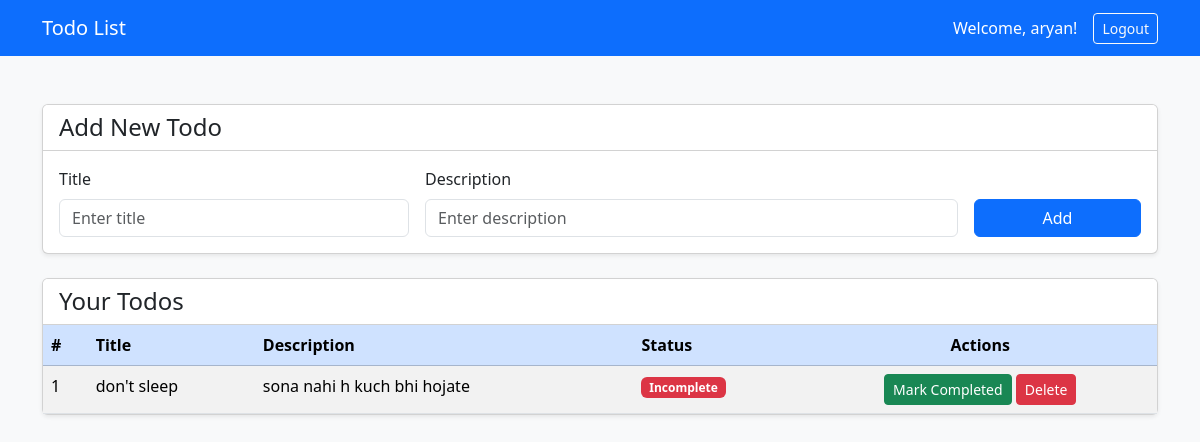
The app's page / (signed in), older data.
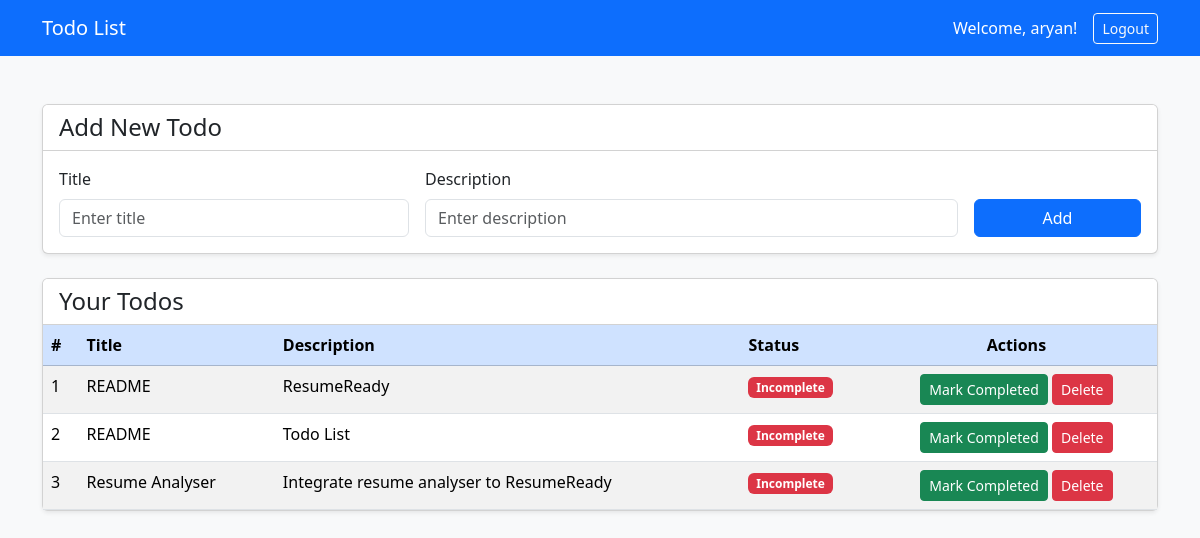
The same page, newer data.
### todo/models.py (models this page shows)
class Todo(models.Model):
    user = models.ForeignKey(User, on_delete=models.CASCADE)
    title = models.CharField(max_length=250)
    description = models.TextField()
    progress = models.BooleanField(default=False)

### todo/views.py (the view)
# urls.py: path('', views.todo_list, name='todo_list'),
@login_required
def todo_list(request):
    todos = Todo.objects.filter(user=request.user)
    return render(request, 'todo/index.html', {'todos': todos})

### todo/templates/todo/index.html (shortened to what this page needs)
<!DOCTYPE html>
<html lang="en">
<head>
    <link href="https://cdn.jsdelivr.net/npm/bootstrap@5.3.2/dist/css/bootstrap.min.css" rel="stylesheet">
</head>
<body class="bg-light">
    <nav class="navbar navbar-expand-lg navbar-dark bg-primary">
        <div class="container">
            <span class="navbar-brand">Todo List</span>
            <div class="d-flex align-items-center text-white">
                <span class="me-3">Welcome, {{ request.user.username }}!</span>
                <a href="{% url 'logout' %}" class="btn btn-outline-light btn-sm">Logout</a>
            </div>
        </div>
    </nav>
    <div class="container mt-5">
        <div class="card shadow-sm mb-4">
            <div class="card-header bg-white">
                <h4 class="mb-0">Add New Todo</h4>
            </div>
            <div class="card-body">
                <form action="{% url 'create_todo' %}" method="POST">
                    <div class="row g-3">
                        <div class="col-md-4">
                            <label class="form-label">Title</label>
                            <input type="text" name="title" class="form-control" placeholder="Enter title" required>
                        </div>
                        <div class="col-md-6">
                            <label class="form-label">Description</label>
                            <input type="text" name="description" class="form-control" placeholder="Enter description" required>
                        </div>
                        <div class="col-md-2 d-flex align-items-end">
                            <button type="submit" class="btn btn-primary w-100">Add</button>
                        </div>
                    </div>
                </form>
            </div>
        </div>
        <div class="card shadow-sm">
            <div class="card-header bg-white">
                <h4 class="mb-0">Your Todos</h4>
            </div>
            <div class="card-body p-0">
                <table class="table table-striped table-hover mb-0">
                    <thead class="table-primary">
                        <tr>
                            <th>#</th>
                            <th>Title</th>
                            <th>Description</th>
                            <th>Status</th>
                            <th class="text-center">Actions</th>
                        </tr>
                    </thead>
                    <tbody>
                    {% for todo in todos %}
                        <tr>
                            <td>{{ forloop.counter }}</td>
                            <td>{{ todo.title }}</td>
                            <td>{{ todo.description }}</td>
                            <td>
                                {% if todo.progress %}
                                    <span class="badge bg-success">Completed</span>
                                {% else %}
                                    <span class="badge bg-danger">Incomplete</span>
                                {% endif %}
                            </td>
                            <td class="text-center">
                                <form action="{% url 'complete_todo' todo.id %}" method="POST" class="d-inline">
                                    {% if todo.progress %}
                                        <button class="btn btn-warning btn-sm">Mark Incomplete</button>
                                    {% else %}
                                        <button class="btn btn-success btn-sm">Mark Completed</button>
                                    {% endif %}
                                </form>
                                <a href="{% url 'delete_todo' todo.id %}" class="btn btn-danger btn-sm">
                                    Delete
                                </a>
                            </td>
                        </tr>
                    {% empty %}
                        <tr>
                            <td colspan="5" class="text-center py-3">No todos yet.</td>
                        </tr>
                    {% endfor %}
                    </tbody>
                </table>
            </div>
        </div>
    </div>
</body>
</html>

Row changes from the older to the newer data that the page shows:
removed Todo: title "don't sleep", description "sona nahi h kuch bhi hojate", progress "Incomplete"
added Todo: title "README", description "ResumeReady", progress "Incomplete"
added Todo: title "README", description "Todo List", progress "Incomplete"
added Todo: title "Resume Analyser", description "Integrate resume analyser to ResumeReady", progress "Incomplete"
